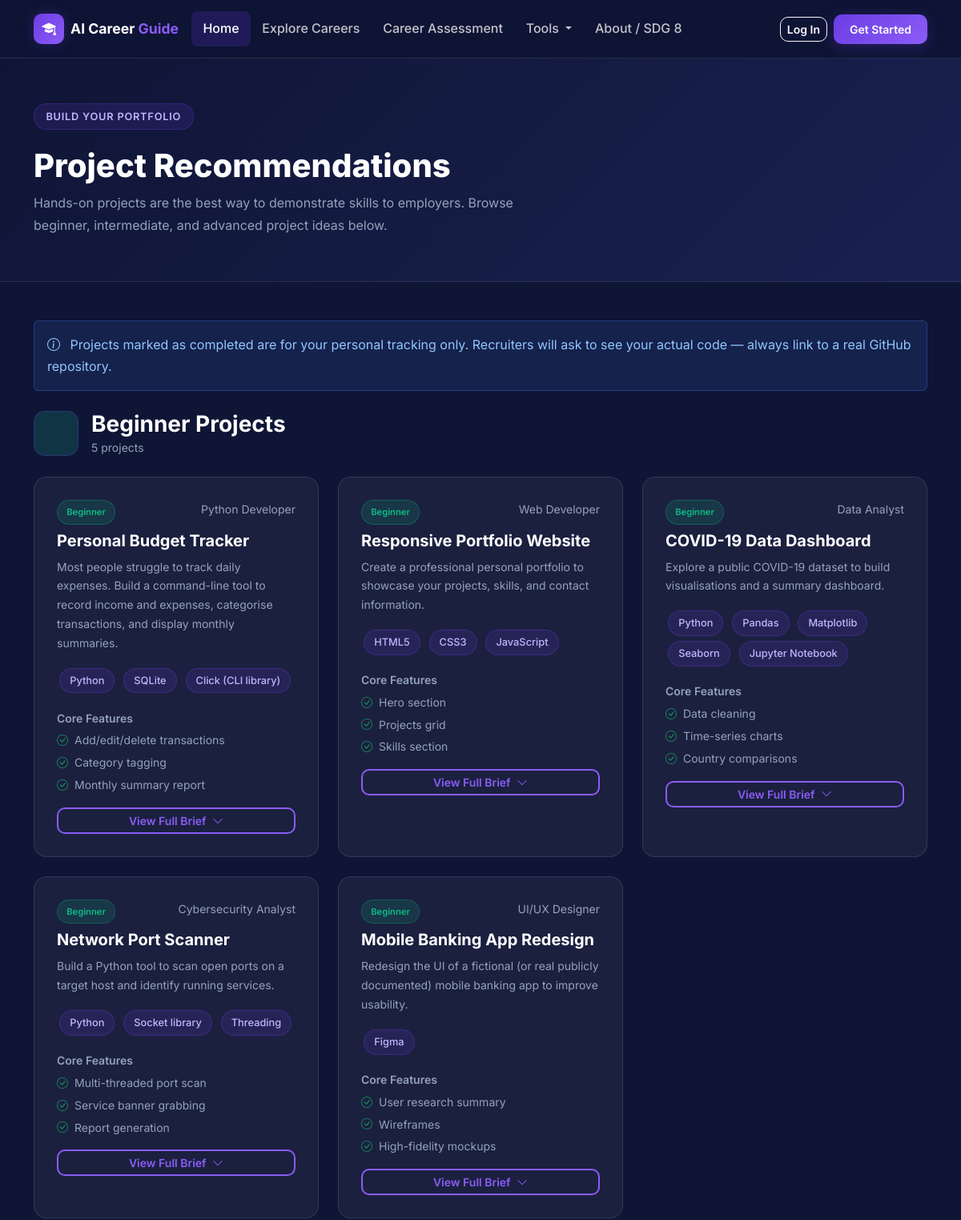
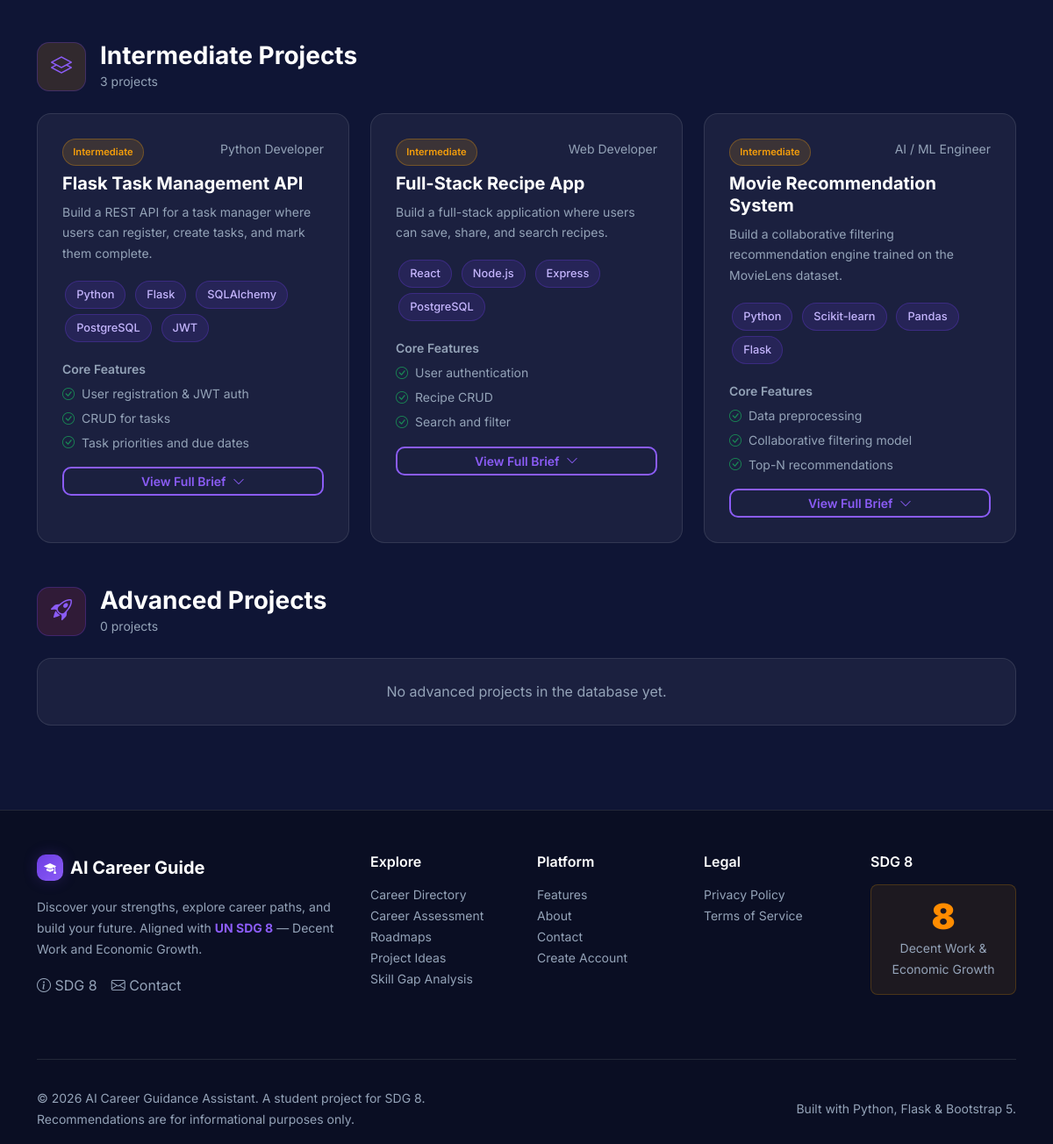
The app's page /projects with its own data (2 pictures, top to bottom).
### app/models.py (models this page shows, shortened)
class Project(db.Model):
    __tablename__ = "project"
    id = db.Column(db.Integer, primary_key=True)
    career_id = db.Column(db.Integer, db.ForeignKey("career.id"), nullable=False)
    title = db.Column(db.String(200), nullable=False)
    problem_statement = db.Column(db.Text)
    difficulty = db.Column(db.String(50))  # Beginner / Intermediate / Advanced
    technologies = db.Column(db.Text)      # JSON list
    core_features = db.Column(db.Text)     # JSON list
    milestones = db.Column(db.Text)        # JSON list
    learning_outcomes = db.Column(db.Text) # JSON list
    advanced_features = db.Column(db.Text) # JSON list
    career = db.relationship("Career", back_populates="projects")

class Career(db.Model):
    __tablename__ = "career"
    id = db.Column(db.Integer, primary_key=True)
    slug = db.Column(db.String(100), unique=True, nullable=False, index=True)
    title = db.Column(db.String(150), nullable=False)
    category = db.Column(db.String(100), nullable=False)
    description = db.Column(db.Text, nullable=False)
    short_description = db.Column(db.String(300))
    education_level = db.Column(db.String(80))
    avg_salary = db.Column(db.String(80))
    demand_level = db.Column(db.String(50))  # High / Medium / Low
    is_beginner_friendly = db.Column(db.Boolean, default=False)
    icon = db.Column(db.String(80))  # Bootstrap icon class
    entry_roles = db.Column(db.Text)   # JSON string list
    next_steps = db.Column(db.Text)    # JSON string list
    created_at = db.Column(db.DateTime, default=datetime.utcnow)
    skills = db.relationship("Skill", secondary=career_skill, backref="careers")
    roadmap = db.relationship("Roadmap", back_populates="career", uselist=False, cascade="all, delete-orphan")
    projects = db.relationship("Project", back_populates="career", cascade="all, delete-orphan")
    recommendations = db.relationship("Recommendation", back_populates="career", cascade="all, delete-orphan")

### app/main/routes.py (the view)
@bp.route("/projects")
def projects():
    from app.models import Project
    beginner = Project.query.filter_by(difficulty="Beginner").limit(6).all()
    intermediate = Project.query.filter_by(difficulty="Intermediate").limit(6).all()
    advanced = Project.query.filter_by(difficulty="Advanced").limit(4).all()
    return render_template("main/projects.html",
                           beginner=beginner,
                           intermediate=intermediate,
                           advanced=advanced)

### app/templates/main/projects.html (shortened to what this page needs)
{% extends "base.html" %}
{% block content %}
<div class="page-header">
  <div class="container">
    <div class="section-badge">Build Your Portfolio</div>
    <h1 class="section-title mt-2">Project Recommendations</h1>
    <p class="text-muted mt-2" style="max-width:600px;">
      Hands-on projects are the best way to demonstrate skills to employers.
      Browse beginner, intermediate, and advanced project ideas below.
    </p>
  </div>
</div>
<div class="container py-5">
  <div class="alert alert-info mb-4">
    <i class="bi bi-info-circle me-2"></i>
    Projects marked as completed are for your personal tracking only.
    Recruiters will ask to see your actual code — always link to a real GitHub repository.
  </div>
  {% macro project_cards(projects_list, level, icon, color) %}
  <section class="mb-5">
    <div class="d-flex align-items-center gap-3 mb-4">
      <div class="feature-icon mb-0" style="background:{{ color }};">
        <i class="bi {{ icon }}"></i>
      </div>
      <div>
        <h3 class="fw-bold mb-0">{{ level }} Projects</h3>
        <div class="text-muted small">{{ projects_list | length }} project{{ 's' if projects_list | length != 1 }}</div>
      </div>
    </div>
    {% if projects_list %}
    <div class="row g-4">
      {% for project in projects_list %}
      <div class="col-md-6 col-lg-4">
        <div class="glass-card h-100">
          <div class="d-flex justify-content-between align-items-start mb-2">
            <span class="badge-demand badge-{{ 'high' if level == 'Beginner' else ('medium' if level == 'Intermediate' else 'low') }} small">{{ level }}</span>
            <span class="text-muted small">{{ project.career.title }}</span>
          </div>
          <h5 class="fw-bold mb-2">{{ project.title }}</h5>
          <p class="text-muted small mb-3">{{ project.problem_statement }}</p>
          {% if project.technologies %}
          {% set techs = project.technologies | from_json %}
          <div class="mb-3">
            {% for tech in techs %}
            <span class="skill-tag">{{ tech }}</span>
            {% endfor %}
          </div>
          {% endif %}
          {% if project.core_features %}
          {% set features = project.core_features | from_json %}
          <div class="mb-3">
            <div class="small text-muted fw-semibold mb-1">Core Features</div>
            <ul class="list-unstyled d-flex flex-column gap-1">
              {% for feat in features[:3] %}
              <li class="small text-muted d-flex gap-2">
                <i class="bi bi-check-circle text-success flex-shrink-0"></i>{{ feat }}
              </li>
              {% endfor %}
            </ul>
          </div>
          {% endif %}
          <button type="button" class="btn btn-outline-accent btn-sm w-100 mt-auto"
                  data-bs-toggle="collapse" data-bs-target="#proj{{ project.id }}">
            View Full Brief <i class="bi bi-chevron-down ms-1"></i>
          </button>
        </div>
      </div>
      {% endfor %}
    </div>
    {% else %}
    <div class="glass-card text-center py-4 text-muted">No {{ level | lower }} projects in the database yet.</div>
    {% endif %}
  </section>
  {% endmacro %}
  {{ project_cards(beginner, "Beginner", "bi-seedling", "rgba(16,185,129,.2)") }}
  {{ project_cards(intermediate, "Intermediate", "bi-layers", "rgba(245,158,11,.15)") }}
  {{ project_cards(advanced, "Advanced", "bi-rocket-takeoff", "rgba(239,68,68,.15)") }}
</div>
{% endblock %}

### app/templates/base.html (shortened to what this page needs)
<!DOCTYPE html>
<html lang="en">
<head>
  <link href="https://cdn.jsdelivr.net/npm/bootstrap@5.3.3/dist/css/bootstrap.min.css" rel="stylesheet" />
  <link href="https://cdn.jsdelivr.net/npm/bootstrap-icons@1.11.3/font/bootstrap-icons.min.css" rel="stylesheet" />
  <link rel="stylesheet" href="{{ url_for('static', filename='css/main.css') }}" />
</head>
<body>
<nav class="navbar navbar-expand-lg navbar-dark sticky-top" id="mainNav">
  <div class="container">
    <a class="navbar-brand d-flex align-items-center gap-2" href="{{ url_for('main.index') }}">
      <div class="brand-icon"><i class="bi bi-mortarboard-fill"></i></div>
      <span class="brand-text">AI Career <span class="brand-accent">Guide</span></span>
    </a>
    <div class="collapse navbar-collapse" id="navbarNav">
      <ul class="navbar-nav me-auto mb-2 mb-lg-0">
        <li class="nav-item">
          <a class="nav-link {% if request.endpoint and request.endpoint.startswith('main.') %}active{% endif %}"
             href="{{ url_for('main.index') }}">Home</a>
        </li>
        <li class="nav-item">
          <a class="nav-link {% if request.endpoint and request.endpoint.startswith('careers.') %}active{% endif %}"
             href="{{ url_for('careers.explore') }}">Explore Careers</a>
        </li>
        <li class="nav-item">
          <a class="nav-link {% if request.endpoint and request.endpoint.startswith('assessments.') %}active{% endif %}"
             href="{{ url_for('assessments.index') }}">Career Assessment</a>
        </li>
        <li class="nav-item dropdown">
          <a class="nav-link dropdown-toggle" href="#" role="button" data-bs-toggle="dropdown" aria-expanded="false">
            Tools
          </a>
        </li>
        <li class="nav-item">
          <a class="nav-link" href="{{ url_for('main.about') }}">About / SDG 8</a>
        </li>
      </ul>
      <div class="d-flex align-items-center gap-2">
        {% if current_user.is_authenticated %}
          <a href="{{ url_for('dashboard.index') }}" class="btn btn-outline-light btn-sm">
            <i class="bi bi-speedometer2 me-1"></i>Dashboard
          </a>
          <a href="{{ url_for('auth.logout') }}" class="btn btn-accent btn-sm">
            <i class="bi bi-box-arrow-right me-1"></i>Logout
          </a>
        {% else %}
          <a href="{{ url_for('auth.login') }}" class="btn btn-outline-light btn-sm">Log In</a>
          <a href="{{ url_for('auth.register') }}" class="btn btn-accent btn-sm">Get Started</a>
        {% endif %}
      </div>
    </div>
  </div>
</nav>
<main id="main-content">
  {% block content %}{% endblock %}
</main>
<footer class="site-footer mt-auto">
  <div class="container">
    <div class="row g-4 py-5">
      <div class="col-lg-4">
        <div class="d-flex align-items-center gap-2 mb-3">
          <div class="brand-icon brand-icon-sm"><i class="bi bi-mortarboard-fill"></i></div>
          <span class="fw-bold text-white fs-5">AI Career Guide</span>
        </div>
        <p class="text-muted small">
          Discover your strengths, explore career paths, and build your future.
          Aligned with <strong class="text-accent">UN SDG 8</strong> — Decent Work and Economic Growth.
        </p>
        <div class="d-flex gap-3 mt-3">
          <a href="{{ url_for('main.about') }}" class="text-muted footer-link">
            <i class="bi bi-info-circle"></i> SDG 8
          </a>
          <a href="{{ url_for('main.contact') }}" class="text-muted footer-link">
            <i class="bi bi-envelope"></i> Contact
          </a>
        </div>
      </div>
      <div class="col-lg-2 col-md-4 col-sm-6">
        <h6 class="text-white mb-3 fw-semibold">Explore</h6>
        <ul class="list-unstyled small">
          <li><a href="{{ url_for('careers.explore') }}" class="footer-link text-muted">Career Directory</a></li>
          <li><a href="{{ url_for('assessments.index') }}" class="footer-link text-muted">Career Assessment</a></li>
          <li><a href="{{ url_for('roadmaps.index') }}" class="footer-link text-muted">Roadmaps</a></li>
          <li><a href="{{ url_for('main.projects') }}" class="footer-link text-muted">Project Ideas</a></li>
          <li><a href="{{ url_for('main.skills_analysis') }}" class="footer-link text-muted">Skill Gap Analysis</a></li>
        </ul>
      </div>
      <div class="col-lg-2 col-md-4 col-sm-6">
        <h6 class="text-white mb-3 fw-semibold">Platform</h6>
        <ul class="list-unstyled small">
          <li><a href="{{ url_for('main.features') }}" class="footer-link text-muted">Features</a></li>
          <li><a href="{{ url_for('main.about') }}" class="footer-link text-muted">About</a></li>
          <li><a href="{{ url_for('main.contact') }}" class="footer-link text-muted">Contact</a></li>
          <li><a href="{{ url_for('auth.register') }}" class="footer-link text-muted">Create Account</a></li>
        </ul>
      </div>
      <div class="col-lg-2 col-md-4 col-sm-6">
        <h6 class="text-white mb-3 fw-semibold">Legal</h6>
        <ul class="list-unstyled small">
          <li><a href="{{ url_for('main.privacy') }}" class="footer-link text-muted">Privacy Policy</a></li>
          <li><a href="{{ url_for('main.terms') }}" class="footer-link text-muted">Terms of Service</a></li>
        </ul>
      </div>
      <div class="col-lg-2 col-md-4 col-sm-6">
        <h6 class="text-white mb-3 fw-semibold">SDG 8</h6>
        <div class="sdg-badge p-3 rounded-3 text-center">
          <div class="sdg-number">8</div>
          <div class="small text-muted mt-1">Decent Work &amp;<br />Economic Growth</div>
        </div>
      </div>
    </div>
    <hr class="border-secondary" />
    <div class="row align-items-center py-3">
      <div class="col-md-6 small text-muted">
        &copy; {{ now.year if now else '2024' }} AI Career Guidance Assistant.
        A student project for SDG 8.
        Recommendations are for informational purposes only.
      </div>
      <div class="col-md-6 text-md-end small text-muted">
        Built with Python, Flask &amp; Bootstrap 5.
      </div>
    </div>
  </div>
</footer>
</body>
</html>

### records on screen
Project: difficulty "Beginner", career "Python Developer", title "Personal Budget Tracker", problem_statement "Most people struggle to track daily expenses. Build a command-line tool to record income and expenses, categorise transactions, and display monthly summaries.", techs "Python" "SQLite" "Click (CLI library)", 3 "Add/edit/delete transactions" "Category tagging" "Monthly summary report"
Project: difficulty "Beginner", career "Web Developer", title "Responsive Portfolio Website", problem_statement "Create a professional personal portfolio to showcase your projects, skills, and contact information.", techs "HTML5" "CSS3" "JavaScript", 3 "Hero section" "Projects grid" "Skills section"
Project: difficulty "Beginner", career "Data Analyst", title "COVID-19 Data Dashboard", problem_statement "Explore a public COVID-19 dataset to build visualisations and a summary dashboard.", techs "Python" "Pandas" "Matplotlib" "Seaborn" "Jupyter Notebook", 3 "Data cleaning" "Time-series charts" "Country comparisons"
Project: difficulty "Beginner", career "Cybersecurity Analyst", title "Network Port Scanner", problem_statement "Build a Python tool to scan open ports on a target host and identify running services.", techs "Python" "Socket library" "Threading", 3 "Multi-threaded port scan" "Service banner grabbing" "Report generation"
Project: difficulty "Beginner", career "UI/UX Designer", title "Mobile Banking App Redesign", problem_statement "Redesign the UI of a fictional (or real publicly documented) mobile banking app to improve usability.", techs "Figma", 3 "User research summary" "Wireframes" "High-fidelity mockups"
Project: difficulty "Intermediate", career "Python Developer", title "Flask Task Management API", problem_statement "Build a REST API for a task manager where users can register, create tasks, and mark them complete.", techs "Python" "Flask" "SQLAlchemy" "PostgreSQL" "JWT", 3 "User registration & JWT auth" "CRUD for tasks" "Task priorities and due dates"
Project: difficulty "Intermediate", career "Web Developer", title "Full-Stack Recipe App", problem_statement "Build a full-stack application where users can save, share, and search recipes.", techs "React" "Node.js" "Express" "PostgreSQL", 3 "User authentication" "Recipe CRUD" "Search and filter"
Project: difficulty "Intermediate", career "AI / ML Engineer", title "Movie Recommendation System", problem_statement "Build a collaborative filtering recommendation engine trained on the MovieLens dataset.", techs "Python" "Scikit-learn" "Pandas" "Flask", 3 "Data preprocessing" "Collaborative filtering model" "Top-N recommendations"

### other values on screen
{{ level }} "Beginner Intermediate Advanced"
{{ projects_list | length }} "5 3 0"
{{ 's' if projects_list | length != 1 }} "s s s"
{{ level | lower }} "advanced"
